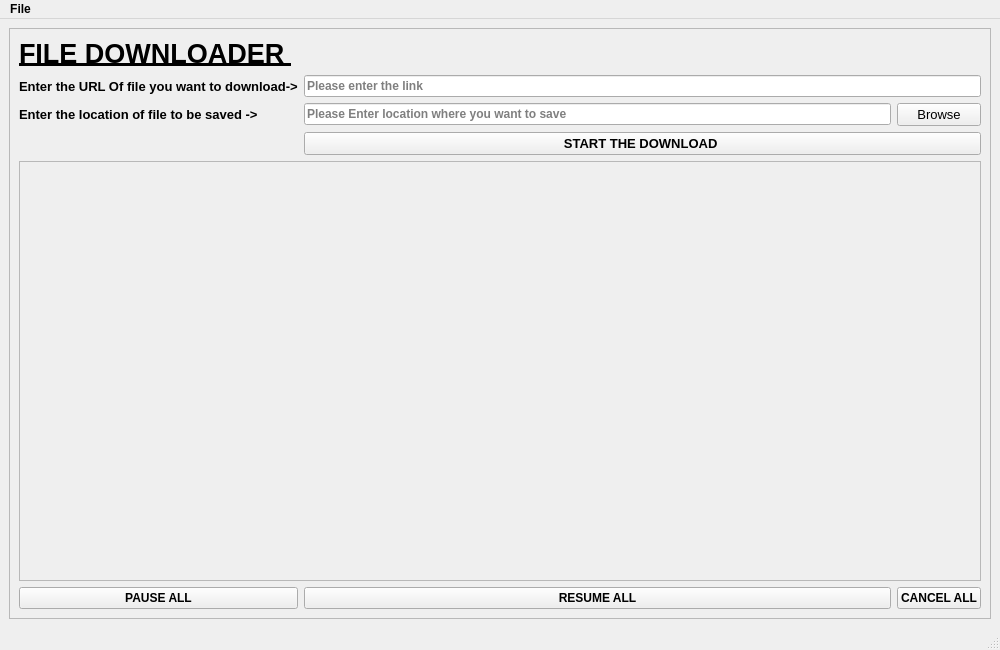
<?xml version="1.0" encoding="UTF-8"?>
<ui version="4.0">
 <class>MainWindow</class>
 <widget class="QMainWindow" name="MainWindow">
  <property name="geometry">
   <rect>
    <x>0</x>
    <y>0</y>
    <width>1000</width>
    <height>650</height>
   </rect>
  </property>
  <property name="font">
   <font>
    <weight>75</weight>
    <bold>true</bold>
   </font>
  </property>
  <property name="windowTitle">
   <string>File Downloader</string>
  </property>
  <widget class="QWidget" name="centralwidget">
   <layout class="QGridLayout" name="gridLayout">
    <item row="0" column="0">
     <widget class="QScrollArea" name="mainscrollarea">
      <property name="widgetResizable">
       <bool>true</bool>
      </property>
      <widget class="QWidget" name="scrollAreaWidgetContents">
       <property name="geometry">
        <rect>
         <x>0</x>
         <y>0</y>
         <width>976</width>
         <height>575</height>
        </rect>
       </property>
       <layout class="QGridLayout" name="gridLayout_2">
        <item row="3" column="1">
         <widget class="QLineEdit" name="File_location">
          <property name="placeholderText">
           <string>Please Enter location where you want to save</string>
          </property>
         </widget>
        </item>
        <item row="3" column="2">
         <widget class="QPushButton" name="Browse">
          <property name="font">
           <font>
            <family>MS Shell Dlg 2</family>
            <pointsize>10</pointsize>
            <weight>50</weight>
            <italic>false</italic>
            <bold>false</bold>
           </font>
          </property>
          <property name="text">
           <string>Browse</string>
          </property>
         </widget>
        </item>
        <item row="2" column="1" colspan="2">
         <widget class="QLineEdit" name="File_link">
          <property name="placeholderText">
           <string>Please enter the link </string>
          </property>
         </widget>
        </item>
        <item row="3" column="0">
         <widget class="QLabel" name="label">
          <property name="font">
           <font>
            <pointsize>10</pointsize>
            <weight>75</weight>
            <bold>true</bold>
           </font>
          </property>
          <property name="text">
           <string>Enter the location of file to be saved -&gt;</string>
          </property>
         </widget>
        </item>
        <item row="2" column="0">
         <widget class="QLabel" name="label_2">
          <property name="font">
           <font>
            <pointsize>10</pointsize>
            <weight>75</weight>
            <bold>true</bold>
           </font>
          </property>
          <property name="frameShape">
           <enum>QFrame::NoFrame</enum>
          </property>
          <property name="frameShadow">
           <enum>QFrame::Plain</enum>
          </property>
          <property name="text">
           <string>Enter the URL Of file you want to download-&gt;</string>
          </property>
         </widget>
        </item>
        <item row="4" column="1" colspan="2">
         <widget class="QPushButton" name="Start_download">
          <property name="font">
           <font>
            <pointsize>10</pointsize>
            <weight>75</weight>
            <bold>true</bold>
           </font>
          </property>
          <property name="text">
           <string>START THE DOWNLOAD </string>
          </property>
         </widget>
        </item>
        <item row="5" column="0" colspan="3">
         <widget class="QScrollArea" name="downloadscrollarea">
          <property name="widgetResizable">
           <bool>true</bool>
          </property>
          <widget class="QWidget" name="scrollAreaWidgetContents_2">
           <property name="geometry">
            <rect>
             <x>0</x>
             <y>0</y>
             <width>952</width>
             <height>364</height>
            </rect>
           </property>
          </widget>
         </widget>
        </item>
        <item row="1" column="0">
         <widget class="QLabel" name="Heading">
          <property name="font">
           <font>
            <pointsize>20</pointsize>
            <weight>75</weight>
            <bold>true</bold>
            <underline>true</underline>
           </font>
          </property>
          <property name="text">
           <string>FILE DOWNLOADER </string>
          </property>
         </widget>
        </item>
        <item row="6" column="2">
         <widget class="QPushButton" name="cancelall">
          <property name="font">
           <font>
            <weight>75</weight>
            <bold>true</bold>
           </font>
          </property>
          <property name="text">
           <string>CANCEL ALL</string>
          </property>
         </widget>
        </item>
        <item row="6" column="1">
         <widget class="QPushButton" name="resumeall">
          <property name="font">
           <font>
            <weight>75</weight>
            <bold>true</bold>
           </font>
          </property>
          <property name="text">
           <string>RESUME ALL</string>
          </property>
         </widget>
        </item>
        <item row="6" column="0">
         <widget class="QPushButton" name="pauseall">
          <property name="text">
           <string>PAUSE ALL</string>
          </property>
         </widget>
        </item>
       </layout>
      </widget>
     </widget>
    </item>
   </layout>
  </widget>
  <widget class="QMenuBar" name="menubar">
   <property name="geometry">
    <rect>
     <x>0</x>
     <y>0</y>
     <width>1000</width>
     <height>26</height>
    </rect>
   </property>
   <widget class="QMenu" name="menuFile">
    <property name="title">
     <string>File</string>
    </property>
    <addaction name="actionExit"/>
   </widget>
   <addaction name="menuFile"/>
  </widget>
  <widget class="QStatusBar" name="statusbar"/>
  <action name="actionExit">
   <property name="text">
    <string>Exit</string>
   </property>
  </action>
 </widget>
 <resources/>
 <connections/>
</ui>
